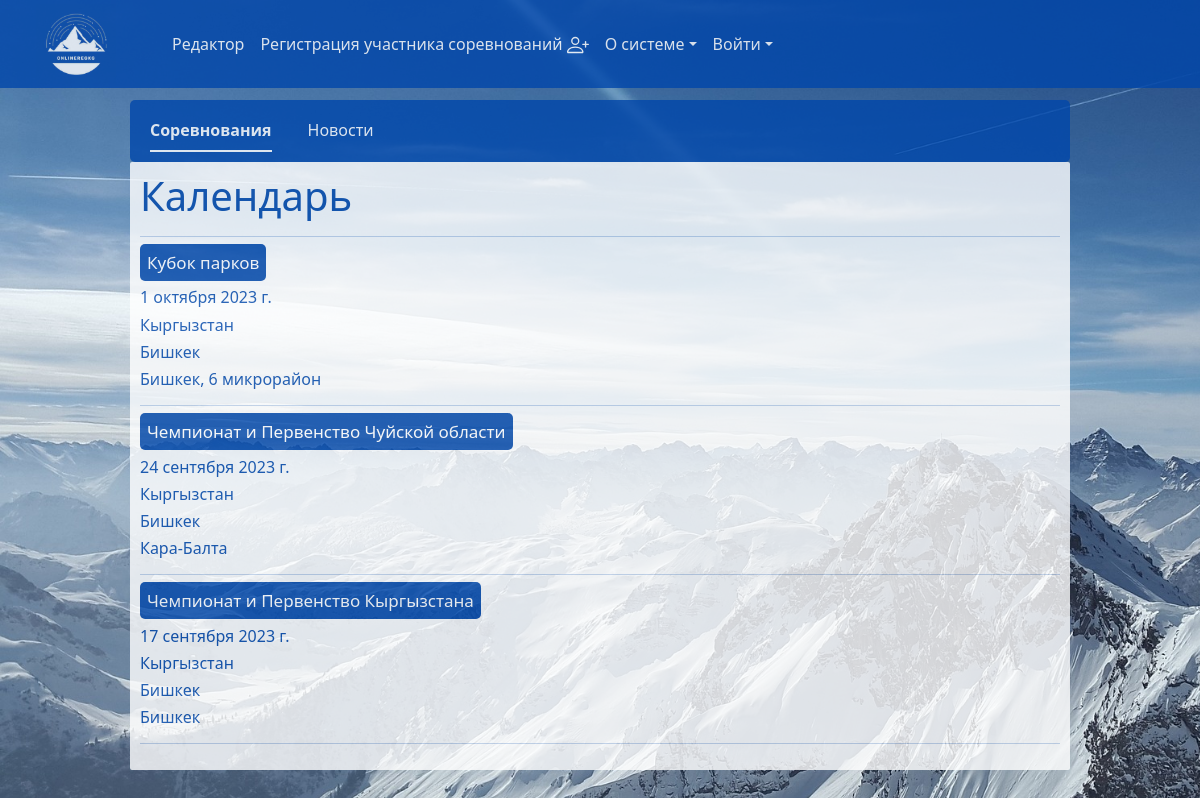
/, run on an earlier commit of the app's database.
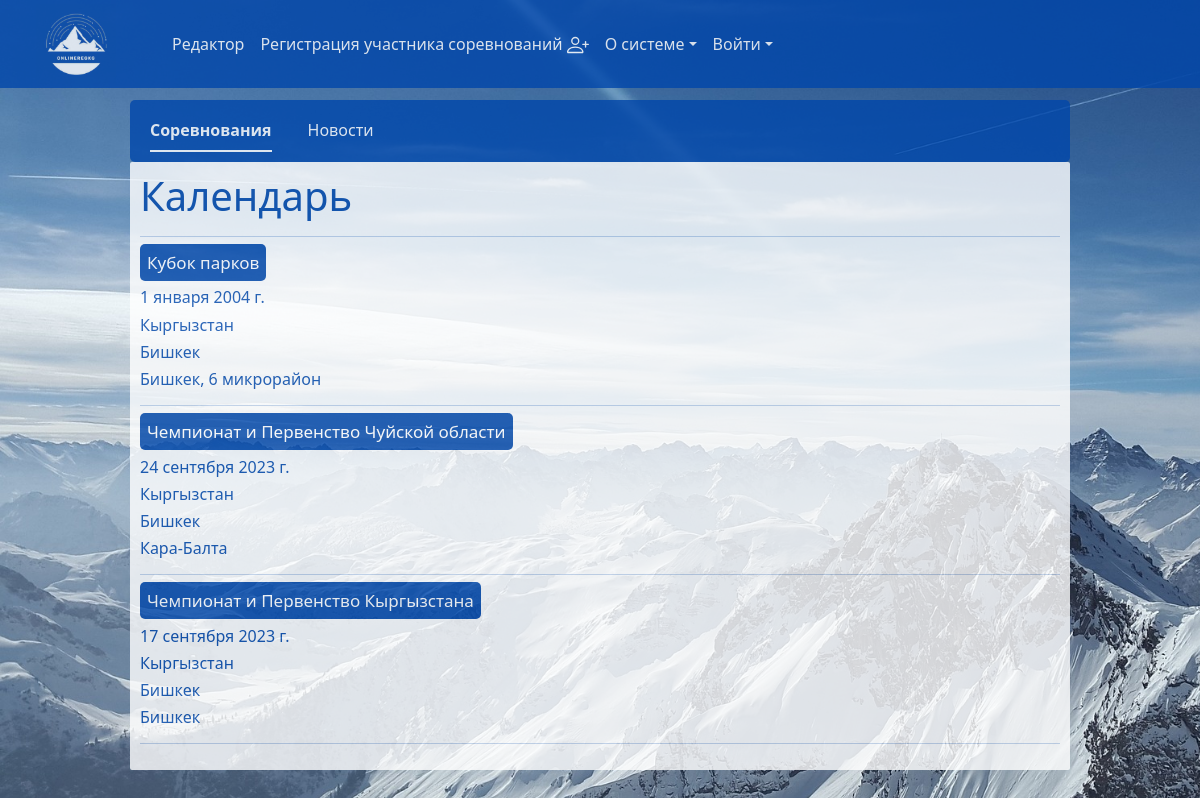
And on a later commit of the database.
### competitions/models.py (models this page shows, shortened)
class Competition(models.Model):
    hostState_list = [
        ('Кыргызстан', 'Кыргызстан'),
    ]
    region_list = [
        ('Бишкек', 'Бишкек'),
        ('Чуй', 'Чуй'),
        ('Каракол', 'Каракол'),
        ('Баткен', 'Баткен'),
        ('Джалал-Абад', 'Джалал-Абад'),
        ('Нарын', 'Нарын'),
        ('Талас', 'Талас'),
        ('Ош', 'Ош'),
    ]
    before_18 = ['12', '11', '13', '14', '15', '16', '17', '18']
    before_25 = ['19', '20', '21', '22', '23', '24', '25']
    before_35 = ['26', '27', '28', '29', '30', '31', '32', '33', '34', '35']
    before_45 = ['36', '37', '38', '39', '40', '41', '42', '43', '45']
    ignor = ['A', 'B', 'C', 'D']
    age_groups_of_participants_list = [
        (f'{before_18}', 'До-18'),
        (f'{before_25}', '18-25'),
        (f'{before_35}', '25-35'),
        (f'{before_45}', '35-45'),
        (f'{ignor}', 'A, B, C, D ')
    ]
    phone_regex = RegexValidator(
        regex=r'\+996\d{9}$',
        message='Номер телефона должен быть в формате: "+996XXXXXXXXX'
    )
    telegram_regex = RegexValidator(
        regex=r'^@[A-Za-z0-9]{5,}$',
        message='invalid username Telegram'
    )
    author = models.ForeignKey(User, on_delete=models.CASCADE, related_name='competitions', verbose_name='Редактор', blank=True, null=True)
    create_date = models.DateTimeField(auto_now_add=True)
    state = models.CharField(choices=hostState_list, max_length=10, blank=False, verbose_name='Государство проведения')
    region = models.CharField(choices=region_list, max_length=11, blank=False, verbose_name='Регион проведения')
    date = models.DateField(blank=False, verbose_name='Дата (-ы) проведения')
    organizer_name = models.CharField(max_length=30, blank=False,verbose_name='Имя организатора', null=True)
    organizer_last_name = models.CharField(max_length=100, blank=False, verbose_name='Фамилия организатора', null=True)
    organizer_email = models.EmailField(blank=False, verbose_name='email организатора', null=True)
    organizer_phone = models.CharField(max_length=13, blank=True, verbose_name='номер телефона организатора', null=True, validators=[phone_regex])
    organizer_telegram = models.CharField(max_length=20, blank=False, null=True, validators=[telegram_regex], verbose_name='Telegram организатора')
    organizer_whatsapp = models.CharField(max_length=255, blank=True, null=True, validators=[phone_regex], verbose_name='WhatsApp организатора')
    competition_name = models.CharField(max_length=255, blank=False, verbose_name='Наименование')
    location = models.CharField(max_length=255, blank=False, verbose_name='Место проведения')
    age_groups_of_participants = models.TextField( blank=False, verbose_name='Возрастные группы участников')
    illustration = models.ImageField(upload_to='competitions_illustration', blank=False, verbose_name='Иллюстрация')
    announcement = models.TextField(blank=False, verbose_name='Краткий анонс')
    coordinates_to_competition = models.CharField(max_length=255, blank=True, verbose_name='Точные координаты')
    slug = models.SlugField(unique=True, max_length=255)
    class Meta:
        verbose_name = 'Соревнование'
        verbose_name_plural = 'Соревнования'

### main/views.py (the view)
# urls.py: path('', views.index,  name='index'),
def index(request):
    active_link = 'competitions'
    competitions_data = Competition.objects.order_by('-create_date')
    return render(request, "main/index.html", {'active_link': active_link, 'competitions': competitions_data})

### main/templates/main/index.html (shortened to what this page needs)
{% extends 'main/layout.html' %}
{% block body %}
  <div>
    <div id="index-nav">
      <ul class="nav nav-underline" id="">
        <li class="nav-item" id="index-nav-item">
          <a id="index-link" class="nav-link active" aria-current="page" href="{% url 'index' %}">Соревнования</a>
        </li>
        <li class="nav-item" id="index-nav-item">
          <a id="index-link" class="nav-link" href="{% url 'news_info' %}">Новости</a>
        </li>
      </ul>
    </div>
    {% if active_link == 'competitions' %}
      <div id="index-table-info-competitions">
        <div>
          <h1>Календарь</h1>
        </div>
        <hr>
        {% for competition in competitions %}
          <div class="">
            <div id="link-competition-table">
              <h6 class="">
                <a class="competition-name" id="link-competitions" href="{% url 'competition_detail' competition.slug %}">{{ competition.competition_name }}</a>
              </h6>
            </div>
            <div id="index-table-competitions-info">
              <h6>{{ competition.date }}</h6>
              <h6>{{ competition.state }}</h6>
              <h6>{{ competition.region }}</h6>
              <h6>{{ competition.location }}</h6>
            </div>
          </div>
          <hr>
        {% endfor %}
      </div>
      {% endif %}
    </div>
{% endblock %}

What changed in the data, as far as the page shows it:
changed Competition "Кубок парков": date "1 октября 2023 г." → "1 января 2004 г."
